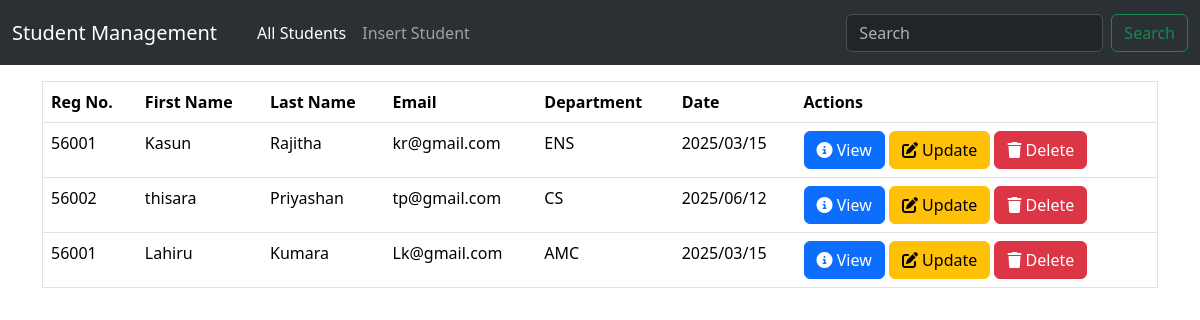
The page / on the database its author committed.
### app1/models.py (models this page shows, shortened)
class student(models.Model):
    fname=models.CharField(max_length=50)
    lname=models.CharField(max_length=50)
    regno=models.IntegerField()
    register_date=models.DateField(auto_now=False, auto_now_add=False)
    email=models.EmailField( max_length=254)
    branch=models.CharField(max_length=50,choices=CHOICES,default="Unknown")

### app1/views.py (the view)
# urls.py: path('',views.index,name="index"),
def index(request):
    data=student.objects.values()
    return render(request,"index.html",{"data":data})

### app1/templates/index.html (shortened to what this page needs)
{% extends "base.html" %}
{% block content1 %}
<div class="row mt-3">
  <div class="col-12">
<table class="table table-hover" border="1">
  <thead>
    <tr>
      <th scope="col">Reg No.</th>
      <th scope="col">First Name</th>
      <th scope="col">Last Name</th>
      <th scope="col">Email</th>
      <th scope="col">Department</th>
      <th scope="col">Date</th>
      <th scope="col">Actions</th>
    </tr>
  </thead>
  <tbody>
{% for item in data %}
<tr>
      <td>{{item.regno}}</td>
      <td>{{item.fname}}</td>
      <td>{{item.lname}}</td>
      <td>{{item.email}}</td>
      <td>{{item.branch}}</td>
      <td>{{item.register_date|date:"Y/m/d"}}</td>
      <td>
        <button type="button" class="btn btn-primary" data-bs-toggle="modal" data-bs-target="#viewModal{{item.id}}"><i class="fa-solid fa-circle-info"></i> View</button>
        <a href="{% url "update" item.id %}"><button type="button" class="btn btn-warning"><i class="fa-solid fa-pen-to-square"></i> Update</button></a>
        <button type="button" class="btn btn-danger" data-bs-toggle="modal" data-bs-target="#deleteModal{{item.id}}"><i class="fa-solid fa-trash"></i> Delete</button>
      </td>
    </tr>
{% endfor %}
  </tbody>
</table>
</div>
</div>
{% endblock content1 %}

### app1/templates/base.html (shortened to what this page needs)
<!doctype html>
{% load static %}
<html lang="en">
  <head>
  <link href="static/style.css" rel="stylesheet">
    <link href="https://cdn.jsdelivr.net/npm/bootstrap@5.3.3/dist/css/bootstrap.min.css" rel="stylesheet">
    <link href="https://cdnjs.cloudflare.com/ajax/libs/font-awesome/6.7.2/css/all.min.css" rel="stylesheet">
    <link href= rel="stylesheet">
  </head>
  <body>
    {% include "navbar.html" %}
    <div class="container" >
         {% block content1 %}{% endblock content1 %}
    </div>
  </body>
</html>

### app1/templates/navbar.html (shortened to what this page needs)
<nav class="navbar navbar-expand-lg bg-body-tertiary" data-bs-theme="dark">
  <div class="container-fluid">
    <a class="navbar-brand" href="#">Student Management</a>
    <div class="collapse navbar-collapse" id="navbarSupportedContent">
      <ul class="navbar-nav me-auto mb-2 mb-lg-0">
        <li class="nav-item ms-3">
          <a class="nav-link active" aria-current="page" href="/">All Students</a>
        </li>
        <li class="nav-item ">
          <a class="nav-link" href="{% url "enter" %}">Insert Student</a>
        </li>
      </ul>
      <form class="d-flex" role="search" action="{% url "search" %}" method="post">
        <input class="form-control me-2" type="search" placeholder="Search" aria-label="Search" name="output">
        <input class="btn btn-outline-success" type="submit" value="Search">
      </form>
    </div>
  </div>
</nav>

### app1/static/style.css (style rules this page uses)
.navbar { height: 65px; }

### rows shown on the page
student: regno "56001", fname "Kasun", lname "Rajitha", email "kr@gmail.com", branch "ENS", register_date "2025/03/15"
student: regno "56002", fname "thisara", lname "Priyashan", email "tp@gmail.com", branch "CS", register_date "2025/06/12"
student: regno "56001", fname "Lahiru", lname "Kumara", email "Lk@gmail.com", branch "AMC", register_date "2025/03/15"
